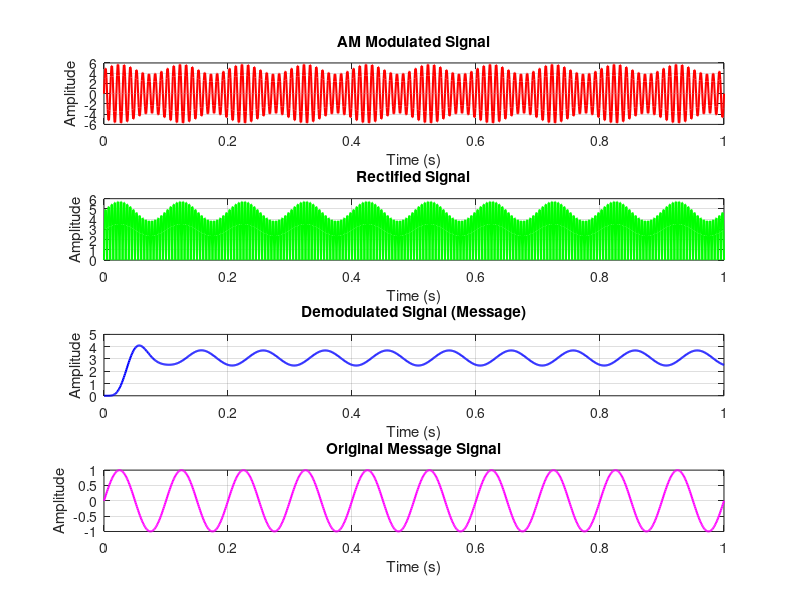

The MATLAB script that drew this image:
clc;
close all;
clear all;

% Parameters for the AM signal
Am = 1;      % Amplitude of the message signal
Ac = 5;      % Amplitude of the carrier signal
fm = 10;     % Frequency of the message signal
fc = 100;    % Frequency of the carrier signal
t = 0:0.001:1; % Time vector

% Modulated AM signal (using modulation index m = 1)
m = Ac * (1 + Am / Ac * sin(2 * pi * fm * t)) .* sin(2 * pi * fc * t);

subplot(4, 1, 1);
plot(t, m, 'r', 'LineWidth', 1.5);
xlabel('Time (s)');
ylabel('Amplitude');
title('AM Modulated Signal');
grid on;

% Diode detector (half-wave rectification)
rectified_signal = abs(m);

subplot(4, 1, 2);
plot(t, rectified_signal, 'g', 'LineWidth', 1.5);
xlabel('Time (s)');
ylabel('Amplitude');
title('Rectified Signal');
grid on;

% Low-pass filter to extract the message signal
% Design a simple low-pass filter using a simple moving average filter
Fs = 1000;      % Sampling frequency
cutoff = fm * 2; % Cutoff frequency for the low-pass filter (twice the message frequency)
[b, a] = butter(6, cutoff / (Fs / 2)); % 6th order Butterworth filter
demodulated_signal = filter(b, a, rectified_signal);

subplot(4, 1, 3);
plot(t, demodulated_signal, 'b', 'LineWidth', 1.5);
xlabel('Time (s)');
ylabel('Amplitude');
title('Demodulated Signal (Message)');
grid on;

% The original message signal for comparison
original_message = Am * sin(2 * pi * fm * t);
subplot(4, 1, 4);
plot(t, original_message, 'm', 'LineWidth', 1.5);
xlabel('Time (s)');
ylabel('Amplitude');
title('Original Message Signal');
grid on;

% Display the modulation index
fprintf('Message signal frequency: %f Hz\n', fm);
fprintf('Carrier signal frequency: %f Hz\n', fc);
